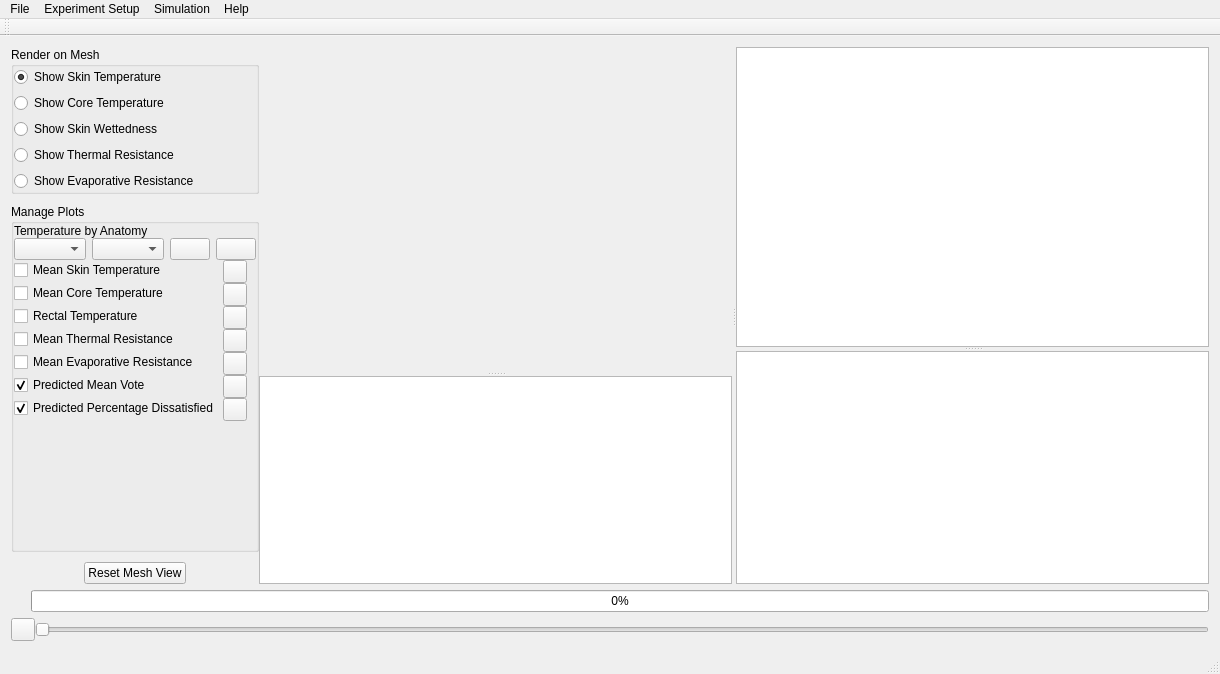
<?xml version="1.0" encoding="UTF-8"?>
<ui version="4.0">
 <class>MainWindow</class>
 <widget class="QMainWindow" name="MainWindow">
  <property name="geometry">
   <rect>
    <x>0</x>
    <y>0</y>
    <width>1220</width>
    <height>674</height>
   </rect>
  </property>
  <property name="windowTitle">
   <string>MainWindow</string>
  </property>
  <widget class="QWidget" name="centralWidget">
   <layout class="QVBoxLayout" name="verticalLayout_4">
    <item>
     <layout class="QHBoxLayout" name="horizontalLayout_2" stretch="0,10">
      <property name="spacing">
       <number>0</number>
      </property>
      <item>
       <layout class="QVBoxLayout" name="verticalLayout">
        <property name="spacing">
         <number>10</number>
        </property>
        <item>
         <widget class="QGroupBox" name="meshControlsBox">
          <property name="minimumSize">
           <size>
            <width>0</width>
            <height>0</height>
           </size>
          </property>
          <property name="title">
           <string>Render on Mesh</string>
          </property>
          <layout class="QHBoxLayout" name="horizontalLayout_4">
           <property name="spacing">
            <number>0</number>
           </property>
           <property name="leftMargin">
            <number>0</number>
           </property>
           <property name="topMargin">
            <number>0</number>
           </property>
           <property name="rightMargin">
            <number>0</number>
           </property>
           <property name="bottomMargin">
            <number>0</number>
           </property>
           <item>
            <layout class="QVBoxLayout" name="verticalLayout_3">
             <item>
              <widget class="QRadioButton" name="showSkinTemperature">
               <property name="text">
                <string>Show Skin Temperature</string>
               </property>
               <property name="checked">
                <bool>true</bool>
               </property>
              </widget>
             </item>
             <item>
              <widget class="QRadioButton" name="showCoreTemperature">
               <property name="text">
                <string>Show Core Temperature</string>
               </property>
              </widget>
             </item>
             <item>
              <widget class="QRadioButton" name="showSkinWettedness">
               <property name="text">
                <string>Show Skin Wettedness</string>
               </property>
              </widget>
             </item>
             <item>
              <widget class="QRadioButton" name="showThermalResistance">
               <property name="text">
                <string>Show Thermal Resistance</string>
               </property>
              </widget>
             </item>
             <item>
              <widget class="QRadioButton" name="showEvaporativeResistance">
               <property name="text">
                <string>Show Evaporative Resistance</string>
               </property>
              </widget>
             </item>
            </layout>
           </item>
          </layout>
         </widget>
        </item>
        <item>
         <widget class="QGroupBox" name="plotControlsBox">
          <property name="title">
           <string>Manage Plots</string>
          </property>
          <layout class="QHBoxLayout" name="horizontalLayout_5">
           <property name="spacing">
            <number>0</number>
           </property>
           <property name="leftMargin">
            <number>0</number>
           </property>
           <property name="topMargin">
            <number>0</number>
           </property>
           <property name="rightMargin">
            <number>0</number>
           </property>
           <property name="bottomMargin">
            <number>0</number>
           </property>
           <item>
            <layout class="QVBoxLayout" name="verticalLayout_2" stretch="0,0,2">
             <property name="spacing">
              <number>0</number>
             </property>
             <item>
              <widget class="QLabel" name="label">
               <property name="text">
                <string>Temperature by Anatomy</string>
               </property>
              </widget>
             </item>
             <item>
              <layout class="QHBoxLayout" name="horizontalLayout" stretch="1,0,0,0">
               <item>
                <widget class="QComboBox" name="bodySegment"/>
               </item>
               <item>
                <widget class="QComboBox" name="layerBox"/>
               </item>
               <item>
                <widget class="QPushButton" name="plotColor">
                 <property name="text">
                  <string/>
                 </property>
                </widget>
               </item>
               <item>
                <widget class="QPushButton" name="addBodyPlot">
                 <property name="text">
                  <string/>
                 </property>
                </widget>
               </item>
              </layout>
             </item>
             <item>
              <layout class="QFormLayout" name="formLayout">
               <property name="horizontalSpacing">
                <number>0</number>
               </property>
               <property name="verticalSpacing">
                <number>0</number>
               </property>
               <item row="0" column="0">
                <widget class="QCheckBox" name="meanSkinTemperature">
                 <property name="text">
                  <string>Mean Skin Temperature</string>
                 </property>
                </widget>
               </item>
               <item row="0" column="1">
                <widget class="QToolButton" name="meanSkinTemperatureColor">
                 <property name="text">
                  <string/>
                 </property>
                </widget>
               </item>
               <item row="1" column="0">
                <widget class="QCheckBox" name="meanCoreTemperature">
                 <property name="text">
                  <string>Mean Core Temperature</string>
                 </property>
                </widget>
               </item>
               <item row="1" column="1">
                <widget class="QToolButton" name="meanCoreTemperatureColor">
                 <property name="text">
                  <string/>
                 </property>
                </widget>
               </item>
               <item row="2" column="0">
                <widget class="QCheckBox" name="rectalTemperature">
                 <property name="text">
                  <string>Rectal Temperature</string>
                 </property>
                </widget>
               </item>
               <item row="2" column="1">
                <widget class="QToolButton" name="rectalTemperatureColor">
                 <property name="text">
                  <string/>
                 </property>
                </widget>
               </item>
               <item row="3" column="0">
                <widget class="QCheckBox" name="meanThermalResistance">
                 <property name="text">
                  <string>Mean Thermal Resistance</string>
                 </property>
                </widget>
               </item>
               <item row="3" column="1">
                <widget class="QToolButton" name="meanThermalResistanceColor">
                 <property name="text">
                  <string/>
                 </property>
                </widget>
               </item>
               <item row="4" column="0">
                <widget class="QCheckBox" name="meanEvaporativeResistance">
                 <property name="text">
                  <string>Mean Evaporative Resistance</string>
                 </property>
                </widget>
               </item>
               <item row="4" column="1">
                <widget class="QToolButton" name="meanEvaporativeResistanceColor">
                 <property name="text">
                  <string/>
                 </property>
                </widget>
               </item>
               <item row="5" column="0">
                <widget class="QCheckBox" name="pmvVisible">
                 <property name="text">
                  <string>Predicted Mean Vote</string>
                 </property>
                 <property name="checked">
                  <bool>true</bool>
                 </property>
                </widget>
               </item>
               <item row="6" column="0">
                <widget class="QCheckBox" name="ppdVisible">
                 <property name="text">
                  <string>Predicted Percentage Dissatisfied </string>
                 </property>
                 <property name="checked">
                  <bool>true</bool>
                 </property>
                </widget>
               </item>
               <item row="5" column="1">
                <widget class="QToolButton" name="pmvColor">
                 <property name="text">
                  <string/>
                 </property>
                </widget>
               </item>
               <item row="6" column="1">
                <widget class="QToolButton" name="ppdColor">
                 <property name="text">
                  <string/>
                 </property>
                </widget>
               </item>
              </layout>
             </item>
            </layout>
           </item>
          </layout>
         </widget>
        </item>
        <item>
         <layout class="QHBoxLayout" name="horizontalLayout_6">
          <property name="spacing">
           <number>0</number>
          </property>
          <item>
           <spacer name="horizontalSpacer">
            <property name="orientation">
             <enum>Qt::Horizontal</enum>
            </property>
            <property name="sizeHint" stdset="0">
             <size>
              <width>40</width>
              <height>20</height>
             </size>
            </property>
           </spacer>
          </item>
          <item>
           <widget class="QPushButton" name="resetMeshScaling">
            <property name="text">
             <string>Reset Mesh View</string>
            </property>
           </widget>
          </item>
          <item>
           <spacer name="horizontalSpacer_2">
            <property name="orientation">
             <enum>Qt::Horizontal</enum>
            </property>
            <property name="sizeHint" stdset="0">
             <size>
              <width>40</width>
              <height>20</height>
             </size>
            </property>
           </spacer>
          </item>
         </layout>
        </item>
       </layout>
      </item>
      <item>
       <widget class="QSplitter" name="splitter_3">
        <property name="orientation">
         <enum>Qt::Horizontal</enum>
        </property>
        <widget class="QSplitter" name="splitter">
         <property name="orientation">
          <enum>Qt::Vertical</enum>
         </property>
         <widget class="QWidget" name="modelView" native="true">
          <property name="minimumSize">
           <size>
            <width>0</width>
            <height>300</height>
           </size>
          </property>
         </widget>
         <widget class="GraphicsLayoutWidget" name="comfortLevelPlot">
          <property name="minimumSize">
           <size>
            <width>0</width>
            <height>0</height>
           </size>
          </property>
         </widget>
        </widget>
        <widget class="QSplitter" name="tsplitter">
         <property name="orientation">
          <enum>Qt::Vertical</enum>
         </property>
         <widget class="GraphicsLayoutWidget" name="temperaturePlotWindow">
          <property name="minimumSize">
           <size>
            <width>0</width>
            <height>300</height>
           </size>
          </property>
         </widget>
         <widget class="GraphicsLayoutWidget" name="activitiesPlotWindow"/>
        </widget>
       </widget>
      </item>
     </layout>
    </item>
    <item>
     <layout class="QHBoxLayout" name="horizontalLayout_7" stretch="0,10">
      <item>
       <spacer name="horizontalSpacer_3">
        <property name="orientation">
         <enum>Qt::Horizontal</enum>
        </property>
        <property name="sizeType">
         <enum>QSizePolicy::Fixed</enum>
        </property>
        <property name="sizeHint" stdset="0">
         <size>
          <width>20</width>
          <height>20</height>
         </size>
        </property>
       </spacer>
      </item>
      <item>
       <widget class="QProgressBar" name="simulationProgressBar">
        <property name="value">
         <number>0</number>
        </property>
       </widget>
      </item>
     </layout>
    </item>
    <item>
     <layout class="QHBoxLayout" name="horizontalLayout_3">
      <property name="spacing">
       <number>0</number>
      </property>
      <item>
       <widget class="QToolButton" name="playPause">
        <property name="text">
         <string/>
        </property>
       </widget>
      </item>
      <item>
       <widget class="QSlider" name="timeSlider">
        <property name="orientation">
         <enum>Qt::Horizontal</enum>
        </property>
       </widget>
      </item>
     </layout>
    </item>
   </layout>
  </widget>
  <widget class="QMenuBar" name="menuBar">
   <property name="geometry">
    <rect>
     <x>0</x>
     <y>0</y>
     <width>1220</width>
     <height>21</height>
    </rect>
   </property>
   <widget class="QMenu" name="menuFile">
    <property name="title">
     <string>File</string>
    </property>
    <widget class="QMenu" name="menuRecent_projects">
     <property name="title">
      <string>Recent projects</string>
     </property>
     <addaction name="actionEmpty"/>
    </widget>
    <addaction name="actionNew_project"/>
    <addaction name="actionOpen_project"/>
    <addaction name="actionSave_project"/>
    <addaction name="separator"/>
    <addaction name="actionOpen_Activity"/>
    <addaction name="actionOpen_Mesh"/>
    <addaction name="separator"/>
    <addaction name="menuRecent_projects"/>
    <addaction name="separator"/>
    <addaction name="actionExit"/>
   </widget>
   <widget class="QMenu" name="menuSimulation">
    <property name="title">
     <string>Simulation</string>
    </property>
    <addaction name="actionProject_To_Standard_Model"/>
    <addaction name="separator"/>
    <addaction name="actionSubmit_to_Server"/>
    <addaction name="actionQuery_Server"/>
    <addaction name="separator"/>
    <addaction name="actionStart"/>
    <addaction name="actionPause"/>
    <addaction name="actionStop"/>
    <addaction name="actionLoad_simulation"/>
    <addaction name="actionSave_simulation"/>
   </widget>
   <widget class="QMenu" name="menuHelp">
    <property name="title">
     <string>Help</string>
    </property>
    <addaction name="actionPreferences"/>
    <addaction name="actionAbout"/>
   </widget>
   <widget class="QMenu" name="menuActivity">
    <property name="title">
     <string>Experiment Setup</string>
    </property>
    <addaction name="actionEdit_Project_Metadata"/>
    <addaction name="separator"/>
    <addaction name="actionCreate_New_Activity"/>
    <addaction name="actionEdit_Activity"/>
    <addaction name="actionCreate_New_Radiation_Profile"/>
    <addaction name="actionCreate_New_Fabric_Profile"/>
    <addaction name="actionEdit_Fabric_Profile"/>
   </widget>
   <addaction name="menuFile"/>
   <addaction name="menuActivity"/>
   <addaction name="menuSimulation"/>
   <addaction name="menuHelp"/>
  </widget>
  <widget class="QToolBar" name="mainToolBar">
   <attribute name="toolBarArea">
    <enum>TopToolBarArea</enum>
   </attribute>
   <attribute name="toolBarBreak">
    <bool>false</bool>
   </attribute>
  </widget>
  <widget class="QStatusBar" name="statusBar"/>
  <action name="actionOpen_Activity">
   <property name="text">
    <string>Open Activity</string>
   </property>
   <property name="toolTip">
    <string>Load Activity described in File</string>
   </property>
   <property name="shortcut">
    <string>Ctrl+O</string>
   </property>
  </action>
  <action name="actionOpen_Mesh">
   <property name="text">
    <string>Open Mesh</string>
   </property>
   <property name="toolTip">
    <string>Open Mesh describing target human anatomy</string>
   </property>
  </action>
  <action name="actionSave_simulation">
   <property name="text">
    <string>Save simulation</string>
   </property>
   <property name="toolTip">
    <string>Save simulation results to file</string>
   </property>
   <property name="shortcut">
    <string>Ctrl+S</string>
   </property>
  </action>
  <action name="actionSave_graph">
   <property name="text">
    <string>Save graph</string>
   </property>
   <property name="toolTip">
    <string>Save current graph to file</string>
   </property>
   <property name="shortcut">
    <string>Ctrl+G</string>
   </property>
  </action>
  <action name="actionSave_variable">
   <property name="text">
    <string>Save variable</string>
   </property>
   <property name="toolTip">
    <string>Save selected simulation variable(s) to file</string>
   </property>
   <property name="shortcut">
    <string>Ctrl+V</string>
   </property>
  </action>
  <action name="actionPreferences">
   <property name="text">
    <string>Preferences</string>
   </property>
  </action>
  <action name="actionAbout">
   <property name="text">
    <string>About</string>
   </property>
  </action>
  <action name="actionLoad_simulation">
   <property name="text">
    <string>Load simulation</string>
   </property>
   <property name="toolTip">
    <string>Load simulation results from file</string>
   </property>
   <property name="shortcut">
    <string>Ctrl+L</string>
   </property>
  </action>
  <action name="actionCreate_New_Activity">
   <property name="text">
    <string>Create New Activity Profile</string>
   </property>
   <property name="shortcut">
    <string>Ctrl+A</string>
   </property>
  </action>
  <action name="actionEdit_Activity">
   <property name="text">
    <string>Edit Activity Profile</string>
   </property>
   <property name="shortcut">
    <string>Alt+A</string>
   </property>
  </action>
  <action name="actionCreate_New_Radiation_Profile">
   <property name="text">
    <string>Create New Radiation Profile</string>
   </property>
   <property name="shortcut">
    <string>Ctrl+R</string>
   </property>
  </action>
  <action name="actionEdit_Radiation_Profile">
   <property name="text">
    <string>Edit Radiation Profile</string>
   </property>
   <property name="shortcut">
    <string>Alt+R</string>
   </property>
  </action>
  <action name="actionCreate_New_Fabric_Profile">
   <property name="text">
    <string>Create New Fabric Profile</string>
   </property>
   <property name="shortcut">
    <string>Ctrl+F</string>
   </property>
  </action>
  <action name="actionEdit_Fabric_Profile">
   <property name="text">
    <string>Edit Fabric Profile</string>
   </property>
   <property name="shortcut">
    <string>Alt+F</string>
   </property>
  </action>
  <action name="actionProject_To_Standard_Model">
   <property name="checkable">
    <bool>true</bool>
   </property>
   <property name="checked">
    <bool>false</bool>
   </property>
   <property name="text">
    <string>Project To Standard Model</string>
   </property>
  </action>
  <action name="actionSubmit_to_Server">
   <property name="text">
    <string>Submit to Server</string>
   </property>
  </action>
  <action name="actionQuery_Server">
   <property name="text">
    <string>Query Server</string>
   </property>
  </action>
  <action name="actionStart">
   <property name="text">
    <string>Start</string>
   </property>
   <property name="shortcut">
    <string>Ctrl+R</string>
   </property>
  </action>
  <action name="actionPause">
   <property name="text">
    <string>Pause</string>
   </property>
   <property name="shortcut">
    <string>Ctrl+P</string>
   </property>
  </action>
  <action name="actionStop">
   <property name="text">
    <string>Stop</string>
   </property>
   <property name="shortcut">
    <string>Ctrl+End</string>
   </property>
  </action>
  <action name="actionNew_project">
   <property name="text">
    <string>New project</string>
   </property>
  </action>
  <action name="actionSave_project">
   <property name="text">
    <string>Save project</string>
   </property>
  </action>
  <action name="actionOpen_project">
   <property name="text">
    <string>Open project</string>
   </property>
  </action>
  <action name="actionEdit_Project_Metadata">
   <property name="text">
    <string>Edit Project Metadata</string>
   </property>
  </action>
  <action name="actionExit">
   <property name="text">
    <string>E&amp;xit</string>
   </property>
   <property name="shortcut">
    <string>Ctrl+Q</string>
   </property>
  </action>
  <action name="actionEmpty">
   <property name="text">
    <string>Empty</string>
   </property>
  </action>
 </widget>
 <layoutdefault spacing="6" margin="11"/>
 <customwidgets>
  <customwidget>
   <class>GraphicsLayoutWidget</class>
   <extends>QGraphicsView</extends>
   <header>pyqtgraph</header>
  </customwidget>
 </customwidgets>
 <tabstops>
  <tabstop>showSkinTemperature</tabstop>
  <tabstop>showCoreTemperature</tabstop>
  <tabstop>showSkinWettedness</tabstop>
  <tabstop>showThermalResistance</tabstop>
  <tabstop>showEvaporativeResistance</tabstop>
  <tabstop>bodySegment</tabstop>
  <tabstop>layerBox</tabstop>
  <tabstop>plotColor</tabstop>
  <tabstop>addBodyPlot</tabstop>
  <tabstop>meanSkinTemperature</tabstop>
  <tabstop>meanSkinTemperatureColor</tabstop>
  <tabstop>meanCoreTemperature</tabstop>
  <tabstop>meanCoreTemperatureColor</tabstop>
  <tabstop>rectalTemperature</tabstop>
  <tabstop>rectalTemperatureColor</tabstop>
  <tabstop>meanThermalResistance</tabstop>
  <tabstop>meanEvaporativeResistance</tabstop>
  <tabstop>meanEvaporativeResistanceColor</tabstop>
  <tabstop>meanThermalResistanceColor</tabstop>
  <tabstop>playPause</tabstop>
  <tabstop>timeSlider</tabstop>
  <tabstop>activitiesPlotWindow</tabstop>
  <tabstop>temperaturePlotWindow</tabstop>
  <tabstop>comfortLevelPlot</tabstop>
 </tabstops>
 <resources/>
 <connections/>
</ui>
